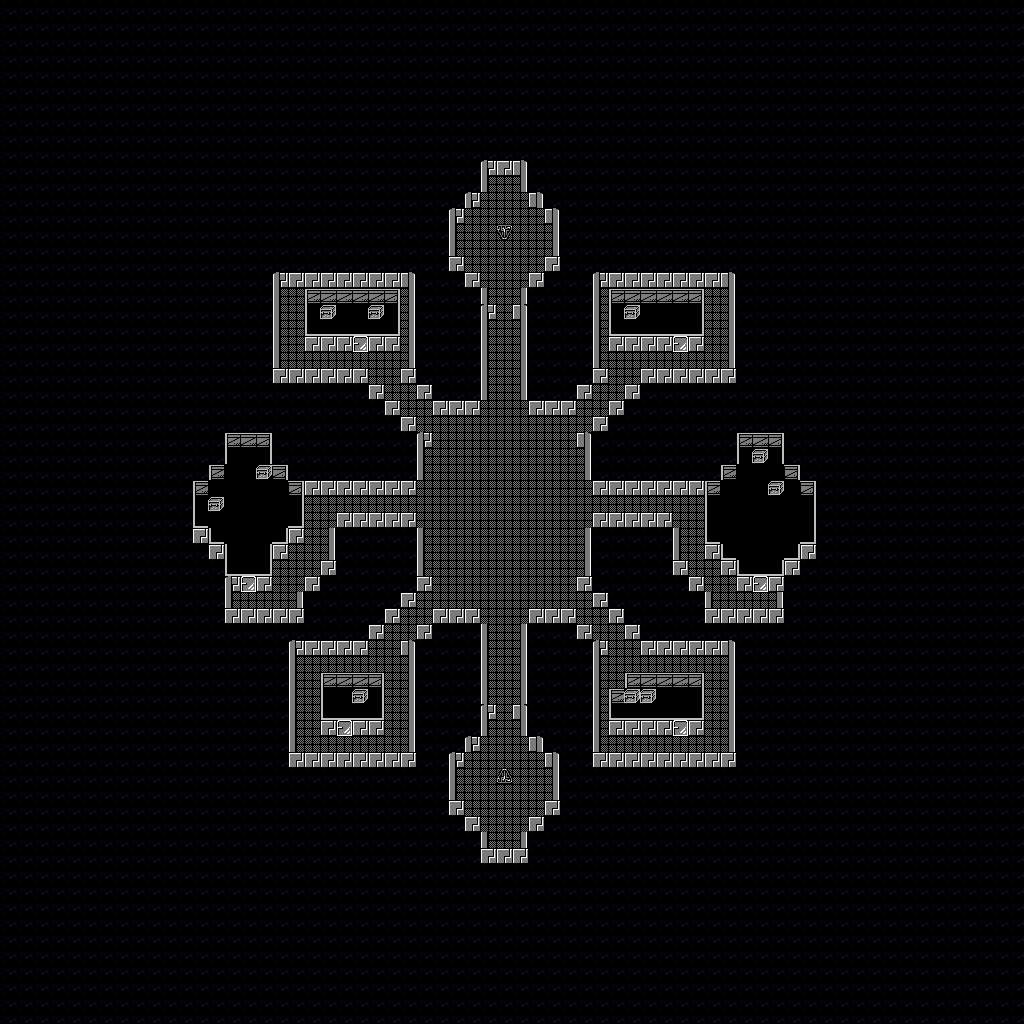

Rendered tile map (Tiled .tmx) drawn with the repository's tilesets; below, a short description and the map source with its tile grids summarised:
An orthogonal 64x64 tile map with 16x16 px tiles, 1 tile layer (Tile Layer 1).

<map version="1.4" tiledversion="1.4.1" orientation="orthogonal" renderorder="right-down" width="64" height="64" tilewidth="16" tileheight="16" infinite="0" nextlayerid="2" nextobjectid="1">
 <tileset firstgid="1" source="Tilesets/SkyPalace.tsx" />
 <layer id="1" name="Tile Layer 1" width="64" height="64">
  <data>[4096 cells, 4096 non-empty, 30 distinct tile ids]</data>
 </layer>
</map>
